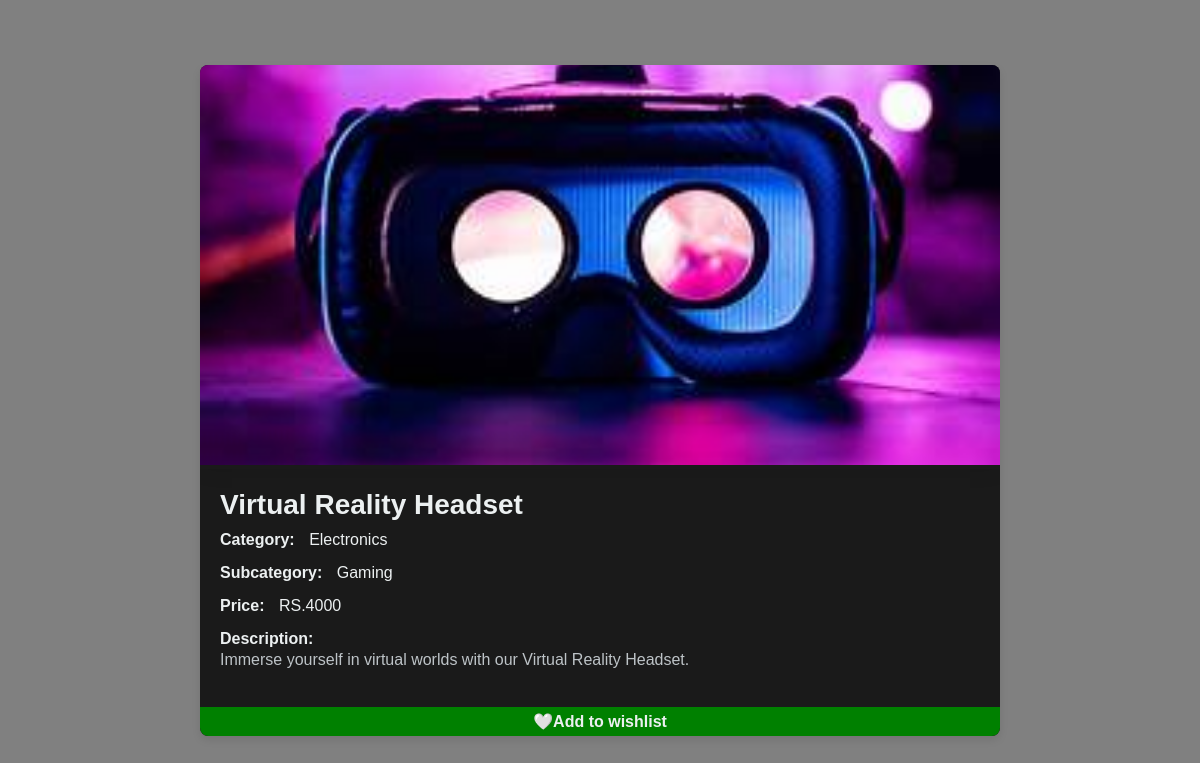
Screenshot of /viewproduct/31/ (signed in) with the database file from the repository.
### ecommerceapp/models.py (models this page shows, shortened)
class Product(models.Model):
    product_id = models.AutoField
    product_name = models.CharField(max_length=100)
    category = models.CharField(max_length=100, default="")
    subcategory = models.CharField(max_length=50, default="")
    price = models.IntegerField(default=0)
    desc = models.CharField(max_length=300)
    image = models.ImageField(upload_to='images/images')

### ecommerceapp/views.py (the view)
# urls.py: path('viewproduct/<id>/',views.viewproduct,name='viewproduct'),
def viewproduct(request,id):
    if not request.user.is_authenticated:
        return redirect('/auth/login')
    product=Product.objects.get(pk=id);
    qset=WishList.objects.filter(product=Product.objects.get(pk=id),user=request.user)
    print(len(qset))
    boolean=False
    if len(qset)!=0:
        boolean=True
        print("True")
    return render(request,'viewproduct.html',{'product':product,'boolean':boolean})

### templates/viewproduct.html (shortened to what this page needs)
<!DOCTYPE html>
<html lang="en">
<head>
</head>
<body>
<div class="container">
    <div class="product-card">
        <div class="product-image">
            <img src="{{ product.image.url }}" alt="{{ product.product_name }}">
        </div>
        <div class="product-info">
            <h1>{{ product.product_name }}</h1>
            <div class="info-item">
                <span class="info-label">Category:</span>
                <span>{{ product.category }}</span>
            </div>
            <div class="info-item">
                <span class="info-label">Subcategory:</span>
                <span>{{ product.subcategory }}</span>
            </div>
            <div class="info-item">
                <span class="info-label">Price:</span>
                <span>RS.{{ product.price }}</span>
            </div>
            <div class="info-item">
                <span class="info-label">Description:</span>
                <p>{{ product.desc }}</p>
            </div>
        </div>
    </div>
    <div class="wishlist-container">
        {% if boolean %}
            <a href="{% url "remove_from_wishlist" product.id %}">
                ❤️Remove from wishlist
            </a>
        {% else %}
            <a href="{% url "add_to_wishlist" product.id %}">
                🤍Add to wishlist
            </a>
        {% endif %}
    </div>
</div>
</body>
</html>

### rows the page displays
Product: image (picture), product_name "Virtual Reality Headset", category "Electronics", subcategory "Gaming", price "4000", desc "Immerse yourself in virtual worlds with our Virtual Reality Headset."
